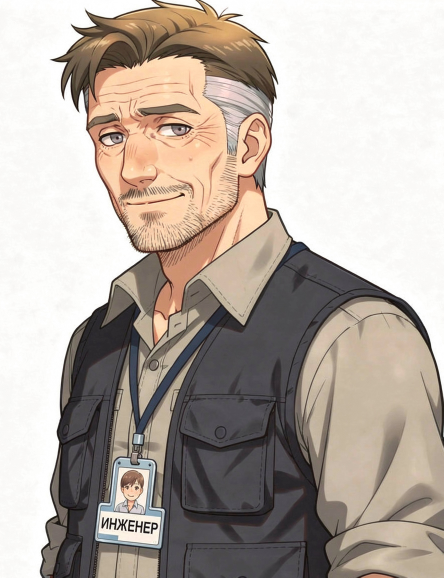
#> input picture assets/gen/_ref_sergey_face_0.png, 887 x 1155 px, given in place of prop_A.png, which was not available (shown at 1/2 size)
$ python _bench_compose3.py
#> lines starting #> are read from the running program, lines starting #| are printed output that depends on the picture
# -*- coding: utf-8 -*-
"""Посадка ГОТОВОГО пропа (уже в конечном масштабе) в кадр «аллея».

Проп задаётся env PROP=<path RGBA>. Ставится так, что низ силуэта ложится на
землю y=960 (пиксели кадра), левый край — на curb(960)+15 = 181.
Тень, поэт и Екатерина — как в _bench_compose2.py.
"""
import os

import numpy as np
from PIL import Image, ImageFilter

HERE = os.path.dirname(os.path.abspath(__file__))
ROOT = os.path.dirname(os.path.dirname(HERE))
W, H = 1920, 1080
Y_H_SCENE = 572.0
CAMH = 1.0 / 1.146
Y_GROUND = 960.0
SEAT_H = 0.45
POET_H = 780
P_BUTT_F = 0.625
RESX, RESY = 3000, 1800
LENS, SENSOR = 50.0, 36.0
F = RESX * LENS / SENSOR
CX, CY, CAMZ, TZ = 1.8903, -3.0, CAMH, 0.45
L_B = 1.80

BG = os.path.join(ROOT, 'assets', 'gen', 'alley_b_nobench__gpt-image-2_0.png')
POET = os.path.join(ROOT, 'vn2', 'img', 'char', 'poet_seat_upset.webp')
KATE = os.path.join(ROOT, 'vn2', 'img', 'char', 'kate.webp')
OUT = os.path.join(ROOT, '_sat')

PROP = os.path.join(ROOT, '_sat', 'wc', os.environ.get('PROP', 'prop_A.png'))
PREFIX = os.environ.get('PREFIX', 'wc_A')


def m_scene(y):
    return (y - Y_H_SCENE) / CAMH


def curb(y):
    return 0.2856 * y - 108.5


def proj(p3):
    C = np.array([CX, CY, CAMZ], float)
    fwd = np.array([0.0, 0.0, TZ]) - C
    fwd /= np.linalg.norm(fwd)
    right = np.cross(fwd, np.array([0.0, 0.0, 1.0]))
    right /= np.linalg.norm(right)
    up = np.cross(right, fwd)
    d = np.array(p3, float) - C
    x, y, z = d @ right, d @ up, d @ fwd
    return np.array([RESX / 2 + F * x / z, RESY / 2 - F * y / z])


def main():
    prop = Image.open(PROP).convert('RGBA')
    a = np.asarray(prop)[:, :, 3]
#> a: shape (1155, 887); every value is 255
    m = a > 60
#> m: shape (1155, 887) bool; every value is 1
    rows = np.nonzero(m.any(axis=1))[0]
#> rows = 1155 values from 0 to 1154
    cols = np.nonzero(m.any(axis=0))[0]
#> cols = 887 values from 0 to 886
    y_bot, x_left = int(rows.max()), int(cols.min())
#> y_bot = 1154; x_left = 0
    px = int(round(curb(Y_GROUND) + 15 - x_left))
#> px = 181
    py = int(round(Y_GROUND - y_bot))
#> py = -194
    print('%s: %dx%d, силуэт y до %d, левый x %d -> вставка (%d, %d), левый край %d'
          % (os.path.basename(PROP), prop.width, prop.height, y_bot, x_left, px, py, px + x_left))
#| prop_A.png: 887x1155, силуэт y до 1154, левый x 0 -> вставка (181, -194), левый край 181

    canvas = Image.open(BG).convert('RGB').resize((W, H), Image.LANCZOS).convert('RGBA')
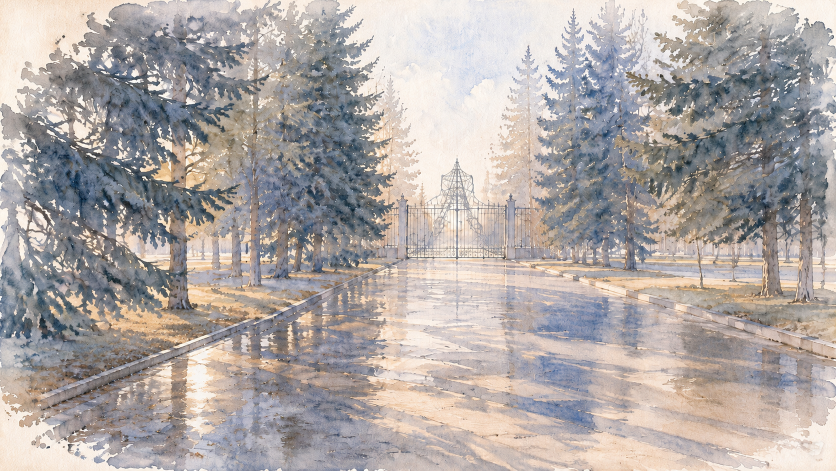
#> input picture assets/gen/alley_b_nobench__gpt-image-2_0.png, 1672 x 941 px (shown at 1/2 size)

    kate = Image.open(KATE).convert('RGBA')
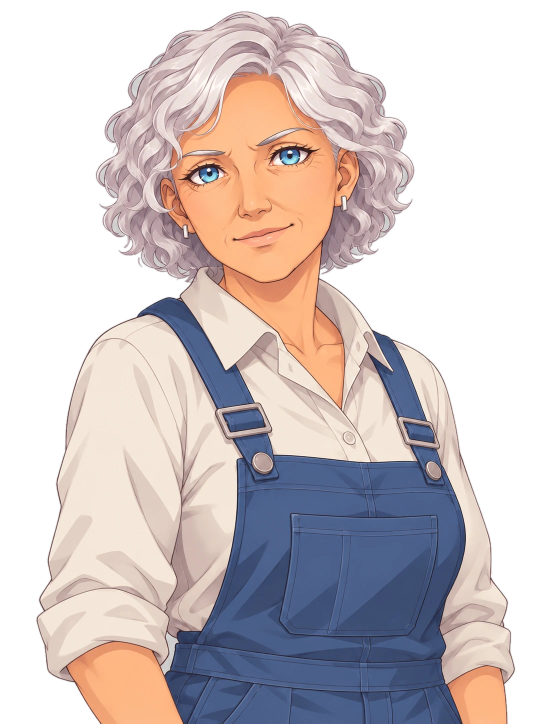
#> input picture vn2/img/char/kate.webp, 1087 x 1447 px (shown at 1/2 size)
#> kate is the input picture: PIL image 1087x1447 RGBA; mean R, G, B, A 187.8, 177.8, 177.8, 154.3
    kh = round(H * 0.99)
    kw = round(kate.width * kh / kate.height)
#> kw = 803
    kate = kate.resize((kw, kh), Image.LANCZOS)
#> kate: PIL image 803x1069 RGBA
    canvas.alpha_composite(kate, (round(W * 0.73 - kw / 2.0), round(H * 1.03) - kh))

    # контактная тень под скамейкой
    flat = prop.split()[3].resize((prop.width, max(1, int(prop.height * 0.16))), Image.LANCZOS)
#> flat: PIL image 887x184 L; every value is 255
    flat = flat.filter(ImageFilter.GaussianBlur(9))
    shadow = Image.new('RGBA', flat.size, (34, 42, 36, 0))
    shadow.putalpha(flat.point(lambda v: int(v * 0.42)))
    canvas.alpha_composite(shadow, (px, py + y_bot - flat.size[1] // 2))
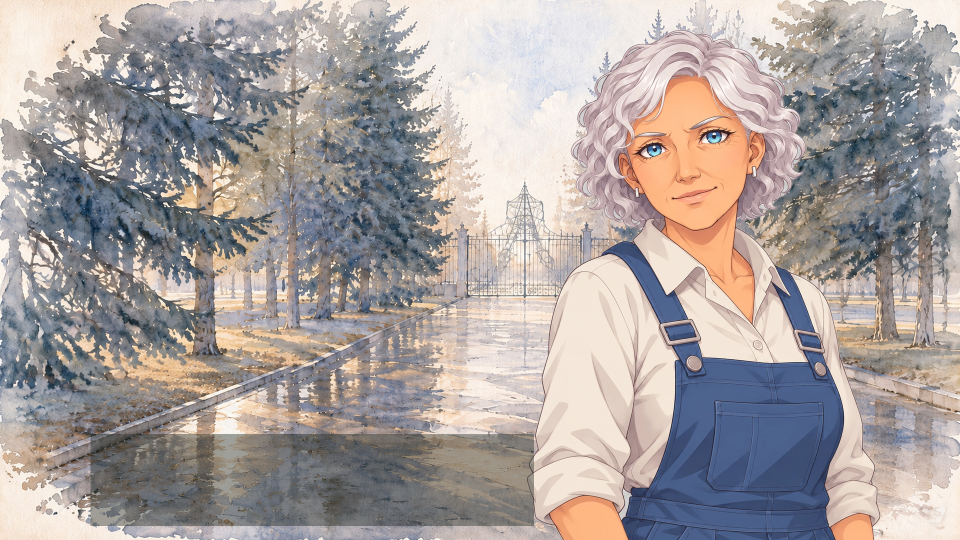
#> canvas: PIL image 1920x1080 RGBA (shown at 1/2 size); mean R, G, B, A 169.2, 161.2, 159.2, 255

    canvas.alpha_composite(prop, (px, py))
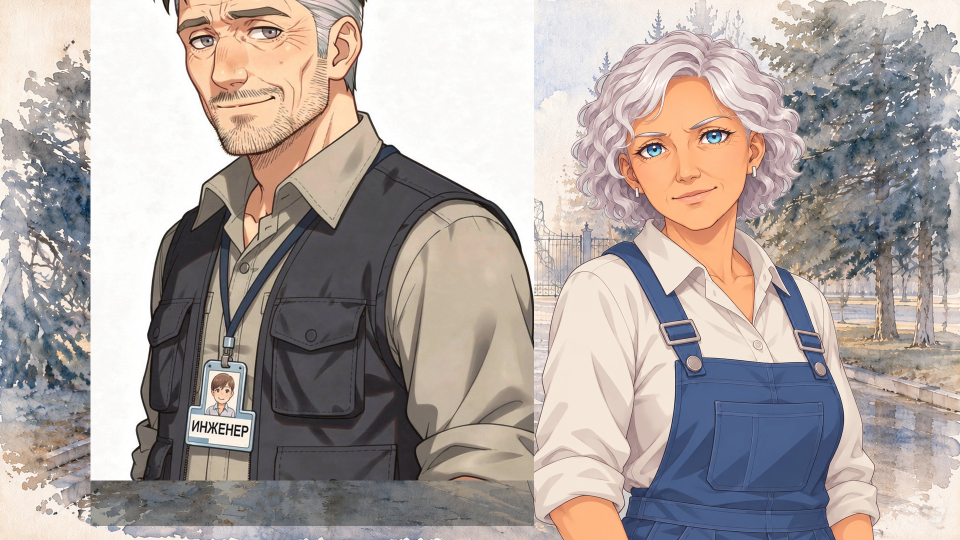
#> canvas: PIL image 1920x1080 RGBA (shown at 1/2 size); mean R, G, B, A 174.2, 164.5, 160.5, 255

    # поэт: таз на доске
    s = prop.width / 876.0
#> s = 1.01
    seat_local = proj((-0.03, -L_B / 2 + 0.075 + 0.40, SEAT_H))
    seat_x = px + seat_local[0] * 0.29200 * s
#> seat_x = 528.4
    seat_y = py + seat_local[1] * 0.29200 * s
#> seat_y = 87.61
    poet = Image.open(POET).convert('RGBA')
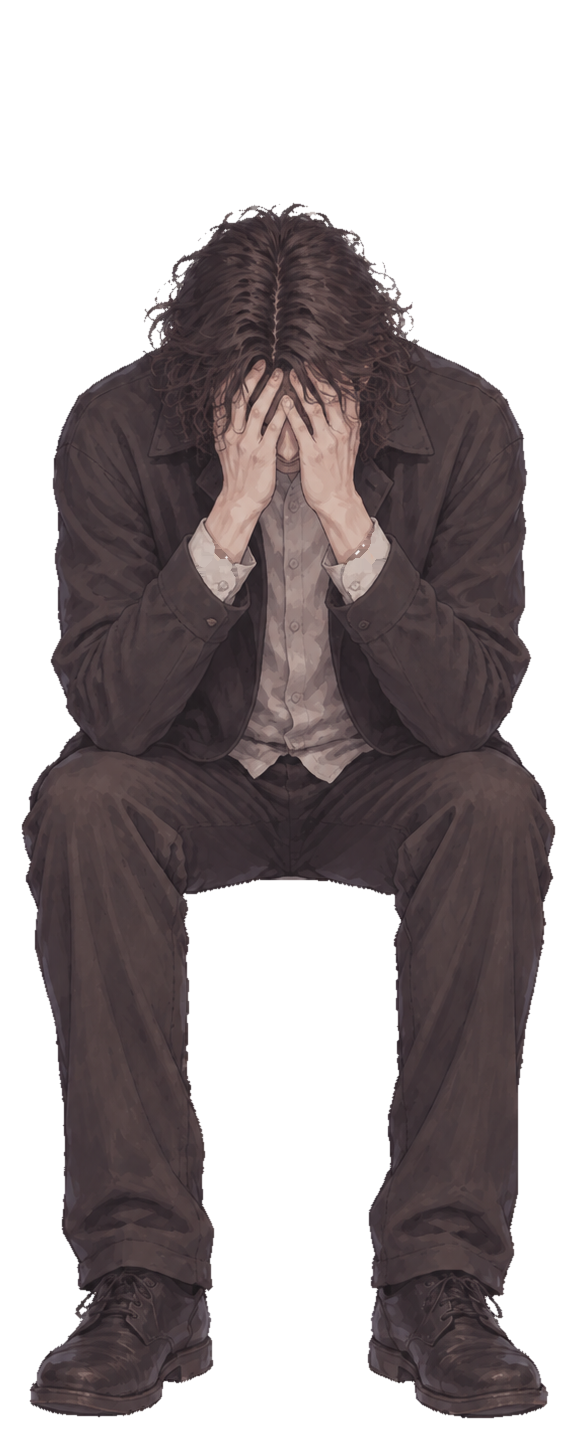
#> input picture vn2/img/char/poet_seat_upset.webp, 577 x 1433 px
#> poet is the input picture: PIL image 577x1433 RGBA; mean R, G, B, A 58.5, 48.5, 50.2, 129.7
    pw = round(poet.width * POET_H / poet.height)
#> pw = 314
    poet = poet.resize((pw, POET_H), Image.LANCZOS)
#> poet: PIL image 314x780 RGBA
    canvas.alpha_composite(poet, (int(round(seat_x - pw / 2.0)),
                                  int(round(seat_y - P_BUTT_F * POET_H))))
    print('  таз поэта (%.0f, %.0f), земля под скамейкой %d' % (seat_x, seat_y,
                                                                py + y_bot))
#|   таз поэта (528, 88), земля под скамейкой 960

    full = canvas.convert('RGB')
    full.save(os.path.join(OUT, PREFIX + '_full.jpg'), quality=90)
    full.resize((1280, 720), Image.LANCZOS).save(os.path.join(OUT, PREFIX + '.jpg'), quality=88)
    full.crop((60, 400, 800, 1000)).save(os.path.join(OUT, PREFIX + '_bench.jpg'), quality=93)
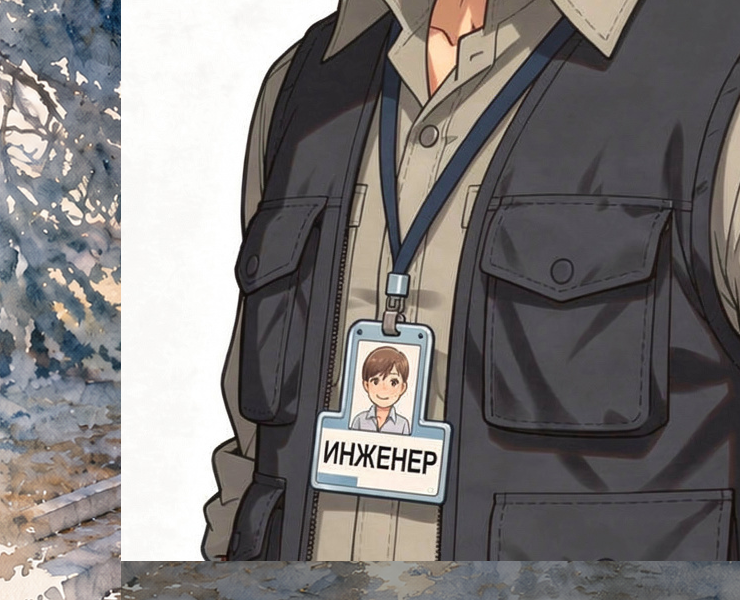
#> saved as wc_A_bench.jpg: PIL image 740x600 RGB; mean R, G, B 124.5, 121.2, 120.7
    z = full.crop((150, 560, 640, 900))
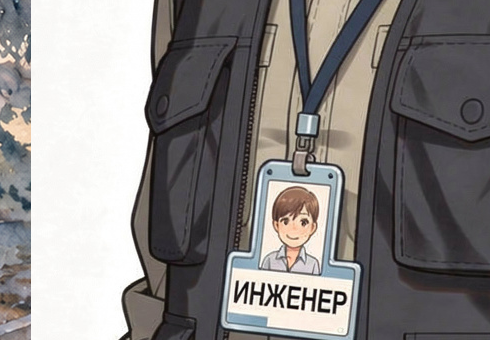
#> z: PIL image 490x340 RGB; mean R, G, B 135.7, 132.5, 131.5
    z = z.resize((int(z.width * 2.0), int(z.height * 2.0)), Image.LANCZOS)
#> z: PIL image 980x680 RGB
    z.save(os.path.join(OUT, PREFIX + '_bench_zoom.jpg'), quality=94)
    print('  saved', PREFIX + '*.jpg')


if __name__ == '__main__':
    main()
